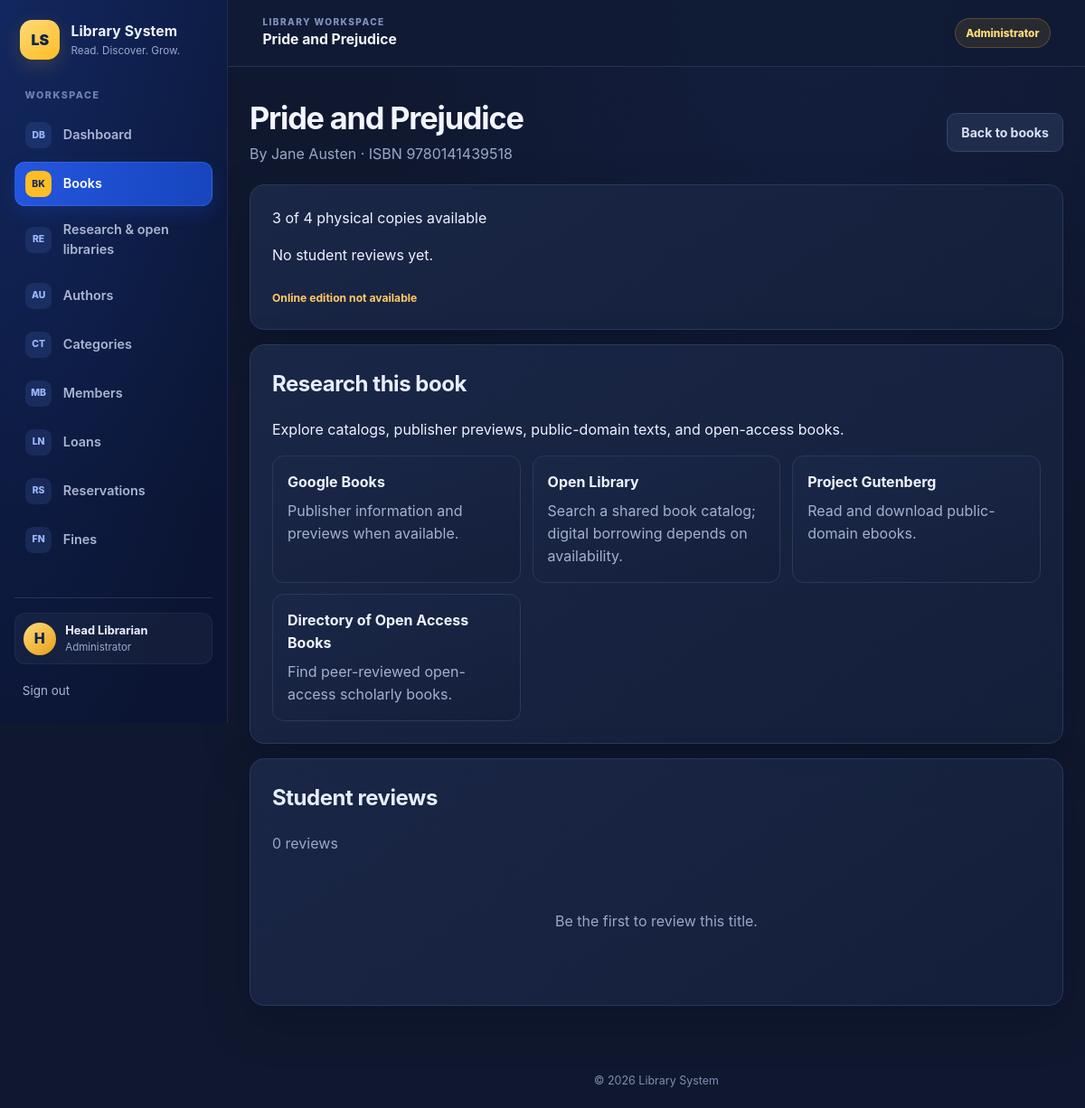
Page /books/view.php?id=2 (signed in) on the committed database.
### tables this page shows
CREATE TABLE books (
    book_id INT AUTO_INCREMENT PRIMARY KEY,
    isbn VARCHAR(20) NOT NULL UNIQUE,
    title VARCHAR(200) NOT NULL,
    author_id INT NOT NULL,
    category_id INT NOT NULL,
    publisher VARCHAR(120),
    year_published SMALLINT UNSIGNED,
    total_copies INT NOT NULL DEFAULT 1 CHECK (total_copies >= 0),
    available_copies INT NOT NULL DEFAULT 1 CHECK (available_copies >= 0),
    cover_isbn VARCHAR(20),   
    digital_file_path VARCHAR(255) NULL,
    FOREIGN KEY (author_id) REFERENCES authors(author_id)
        ON DELETE RESTRICT ON UPDATE CASCADE,
    FOREIGN KEY (category_id) REFERENCES categories(category_id)
        ON DELETE RESTRICT ON UPDATE CASCADE
);

CREATE TABLE authors (
    author_id INT AUTO_INCREMENT PRIMARY KEY,
    name VARCHAR(100) NOT NULL,
    country VARCHAR(60)
);

### includes/functions.php (called while the page is built, shortened)
<?php
function e($string) {
    return htmlspecialchars($string ?? '', ENT_QUOTES, 'UTF-8');
}

### books/view.php (the view, shortened to what this page needs)
<?php
require_once '../config/database.php';
require_once '../includes/functions.php';
$bookId = filter_input(INPUT_GET, 'id', FILTER_VALIDATE_INT);
$stmt = $pdo->prepare(
    'SELECT books.book_id, books.isbn, books.title, books.available_copies,
            books.total_copies, books.digital_file_path, authors.name AS author_name
     FROM books
     INNER JOIN authors ON authors.author_id = books.author_id
     WHERE books.book_id = ?'
);
$stmt->execute([$bookId]);
$book = $stmt->fetch();
$stmt = $pdo->prepare(
    "SELECT book_reviews.review_id, book_reviews.rating, book_reviews.review_text,
            book_reviews.updated_at, members.full_name
     FROM book_reviews
     INNER JOIN members ON members.member_id = book_reviews.member_id
     WHERE book_reviews.book_id = ? AND members.status = 'active'
     ORDER BY book_reviews.updated_at DESC, book_reviews.review_id DESC"
);
$stmt->execute([$bookId]);
$reviews = $stmt->fetchAll();
$averageRating = $reviews
    ? array_sum(array_column($reviews, 'rating')) / count($reviews)
    : null;
$researchQuery = rawurlencode($book['title'] . ' ' . $book['author_name']);
$researchLinks = [
    ['Google Books', 'https://books.google.com/books?q=' . $researchQuery, 'Publisher information and previews when available.'],
    ['Open Library', 'https://openlibrary.org/search?q=' . $researchQuery, 'Search a shared book catalog; digital borrowing depends on availability.'],
    ['Project Gutenberg', 'https://www.gutenberg.org/ebooks/search/?query=' . $researchQuery, 'Read and download public-domain ebooks.'],
    ['Directory of Open Access Books', 'https://www.doabooks.org/', 'Find peer-reviewed open-access scholarly books.'],
];
require '../includes/header.php';
require '../includes/navbar.php';
?>
<main class="container book-details-page">
    <header class="page-heading">
        <div>
            <h1><?= e($book['title']) ?></h1>
            <p>By <?= e($book['author_name']) ?> · ISBN <?= e($book['isbn']) ?></p>
        </div>
        <a class="button button-secondary" href="index.php">Back to books</a>
    </header>
    <section class="card book-summary">
        <p>
            <?= (int)$book['available_copies'] > 0
                ? e($book['available_copies']) . ' of ' . e($book['total_copies']) . ' physical copies available'
                : 'No physical copies are currently available' ?>
        </p>
        <p>
            <?= $averageRating === null
                ? 'No student reviews yet.'
                : 'Student rating: ' . e(number_format($averageRating, 1)) . ' / 5 (' . e(count($reviews)) . ' reviews)' ?>
        </p>
        <div class="actions">
            <?php if (!empty($book['digital_file_path'])): ?>
                <a class="button button-accent" href="read.php?id=<?= e($bookId) ?>">Read online</a>
            <?php else: ?>
                <span class="book-availability is-unavailable">Online edition not available</span>
            <?php endif; ?>
        </div>
    </section>
    <section class="card research-links" aria-labelledby="research-heading">
        <h2 id="research-heading">Research this book</h2>
        <p>Explore catalogs, publisher previews, public-domain texts, and open-access books.</p>
        <div class="research-link-grid">
            <?php foreach ($researchLinks as [$label, $url, $description]): ?>
                <a class="research-link" href="<?= e($url) ?>" target="_blank" rel="noopener noreferrer">
                    <strong><?= e($label) ?></strong>
                    <span><?= e($description) ?></span>
                </a>
            <?php endforeach; ?>
        </div>
    </section>
    <section class="card review-section" aria-labelledby="reviews-heading">
        <div class="page-heading">
            <div>
                <h2 id="reviews-heading">Student reviews</h2>
                <p><?= e(count($reviews)) ?> review<?= count($reviews) === 1 ? '' : 's' ?></p>
            </div>
        </div>
        <?php if (!$reviews): ?>
            <p class="empty-state">Be the first to review this title.</p>
        <?php endif; ?>
    </section>
</main>
<?php require '../includes/footer.php'; ?>

### assets/css/style.css (style rules this page uses)
:root { color-scheme: dark; font-family: Inter, "Segoe UI", Arial, sans-serif; background: #10182f; color: #eef2ff; font-synthesis: none; text-rendering: optimizeLegibility; --bg: #10182f; --sidebar: #0b1533; --surface: #151f3b; --surface-raised: #1b2849; --border: #29385d; --text: #eef2ff; --muted: #9aa8c7; --blue: #285bea; --gold: #ffbd24; --red: #ed6871; --green: #63d3ac; --shadow: 0 18px 50px rgb(3 9 25 / 25%); }
* { box-sizing: border-box; }
html { min-width: 320px; scroll-behavior: smooth; }
body { min-width: 320px; min-height: 100vh; margin: 0; color: var(--text); background: radial-gradient(ellipse at 75% 0%, rgb(42 82 190 / 11%), transparent 32rem), var(--bg); line-height: 1.55; }
a { color: #75a0ff; text-decoration: none; text-underline-offset: 3px; }
.container { width: min(1440px, calc(100% - clamp(1.25rem, 4vw, 3.5rem))); margin: clamp(1.25rem, 3vw, 2.25rem) auto; }
.page-heading { display: flex; flex-wrap: wrap; align-items: center; justify-content: space-between; gap: 1rem; margin-bottom: 1.35rem; }
.page-heading h1 { margin: 0; color: #f2f5ff; font-size: clamp(1.6rem, 3vw, 2.15rem); letter-spacing: -0.035em; line-height: 1.2; }
.page-heading p { margin: 0.4rem 0 0; color: var(--muted); }
h2, h3 { margin-top: 0; color: #e8edff; letter-spacing: -0.02em; }
.card, .table-wrap { background: linear-gradient(145deg, rgb(26 39 71 / 95%), rgb(20 31 58 / 98%)); border: 1px solid var(--border); border-radius: 1rem; box-shadow: var(--shadow); }
.card { padding: clamp(1rem, 2.5vw, 1.5rem); }
.form-actions, .actions { display: flex; flex-wrap: wrap; align-items: center; gap: 0.55rem; }
.button { display: inline-flex; min-height: 2.6rem; align-items: center; justify-content: center; gap: 0.4rem; padding: 0.6rem 0.95rem; color: #fff; font: inherit; font-size: 0.88rem; font-weight: 750; text-align: center; text-decoration: none; background: linear-gradient(135deg, #3168f2, #214fce); border: 1px solid rgb(144 173 255 / 18%); border-radius: 0.65rem; box-shadow: 0 7px 16px rgb(17 54 160 / 27%); cursor: pointer; transition: transform 150ms ease, filter 150ms ease, box-shadow 150ms ease; }
.button-secondary { color: #d7e0f6; background: #202c4c; border-color: #34446b; box-shadow: none; }
.book-availability { display: block; margin-top: 0.65rem; color: #ffbd72; font-size: 0.76rem; font-weight: 750; }
.book-availability.is-unavailable { color: #ffc966; }
.empty-state { padding: 2.5rem 1.25rem; color: var(--muted); text-align: center; }

### assets/css/book-details.css (style rules this page uses)
.book-details-page { max-width: 1080px; }
.book-summary, .research-links, .review-section { margin-bottom: 1rem; }
.book-summary > p:first-child { margin-top: 0; }
.research-links h2, .review-section h2 { margin-top: 0; }
.research-link-grid { display: grid; grid-template-columns: repeat(auto-fit, minmax(220px, 1fr)); gap: 0.8rem; }
.research-link, .research-link-card { min-width: 0; padding: 1rem; border: 1px solid #29385d; border-radius: 0.8rem; background: linear-gradient(160deg, #1a2747, #141f3b); }
.research-link { display: flex; flex-direction: column; gap: 0.45rem; color: inherit; text-decoration: none; transition: border-color 180ms ease, transform 180ms ease; }
.research-link span, .research-link-card p { color: var(--text-muted, #a3b0ce); }

### rows in the picture
books: title "Pride and Prejudice", author.name "Jane Austen", isbn "9780141439518", available_copies "3", total_copies "4"

### other values in the picture
$item['icon'] "DB"
$item['label'] "Dashboard"
$item['icon'] "BK"
$item['label'] "Books"
$item['icon'] "RE"
$item['label'] "Research & open libraries"
$item['icon'] "AU"
$item['label'] "Authors"
$item['icon'] "CT"
$item['label'] "Categories"
$item['icon'] "MB"
$item['label'] "Members"
$item['icon'] "LN"
$item['label'] "Loans"
$item['icon'] "RS"
